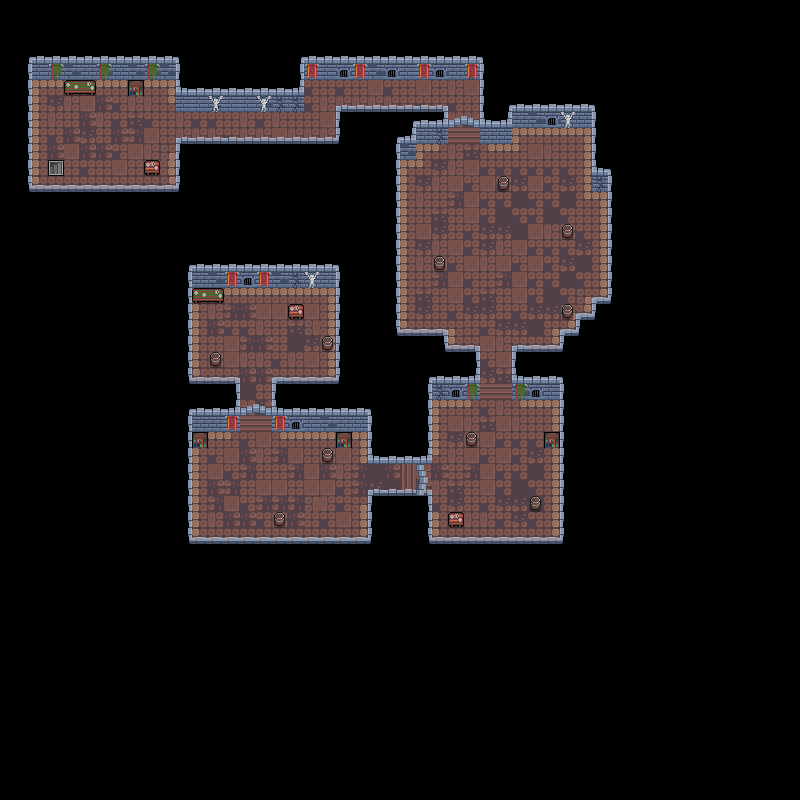

The image is a tile-based game level rendered from a .tmx file. Its description and source (layers, tilesets, objects; grid data summarised) follow:
An orthogonal 50x50 tile map with 16x16 px tiles, 3 tile layers (Ground, Walls, Decor).

<map version="1.10" tiledversion="1.10.1" orientation="orthogonal" renderorder="right-down" width="50" height="50" tilewidth="16" tileheight="16" infinite="0" nextlayerid="4" nextobjectid="1">
 <editorsettings>
  <export target="tileMap.json" format="json" />
 </editorsettings>
 <tileset firstgid="1" name="Tiles" tilewidth="16" tileheight="16" tilecount="72" columns="9">
  <image source="../v1.1 dungeon crawler 16X16 pixel pack/full tilemap.png" width="144" height="128" />
  <tile id="0">
   <properties>
    <property name="collides" type="bool" value="false" />
   </properties>
  </tile>
  <tile id="1">
   <properties>
    <property name="collides" type="bool" value="true" />
   </properties>
  </tile>
  <tile id="2">
   <properties>
    <property name="collides" type="bool" value="true" />
   </properties>
  </tile>
  <tile id="9">
   <properties>
    <property name="collides" type="bool" value="true" />
   </properties>
  </tile>
  <tile id="10">
   <properties>
    <property name="collides" type="bool" value="true" />
   </properties>
  </tile>
  <tile id="14">
   <properties>
    <property name="collides" type="bool" value="true" />
   </properties>
  </tile>
  <tile id="39">
   <properties>
    <property name="collides" type="bool" value="true" />
   </properties>
  </tile>
  <tile id="40">
   <properties>
    <property name="collides" type="bool" value="true" />
   </properties>
  </tile>
  <tile id="42">
   <properties>
    <property name="collides" type="bool" value="true" />
   </properties>
  </tile>
  <tile id="43">
   <properties>
    <property name="collides" type="bool" value="true" />
   </properties>
  </tile>
  <tile id="44">
   <properties>
    <property name="collides" type="bool" value="true" />
   </properties>
  </tile>
  <tile id="48">
   <properties>
    <property name="collides" type="bool" value="true" />
   </properties>
  </tile>
  <tile id="49">
   <properties>
    <property name="collides" type="bool" value="true" />
   </properties>
  </tile>
  <tile id="51">
   <properties>
    <property name="collides" type="bool" value="true" />
   </properties>
  </tile>
  <tile id="52">
   <properties>
    <property name="collides" type="bool" value="true" />
   </properties>
  </tile>
  <tile id="53">
   <properties>
    <property name="collides" type="bool" value="true" />
   </properties>
  </tile>
  <tile id="55">
   <properties>
    <property name="collides" type="bool" value="false" />
   </properties>
  </tile>
  <tile id="56">
   <properties>
    <property name="collides" type="bool" value="false" />
   </properties>
  </tile>
  <tile id="57">
   <properties>
    <property name="collides" type="bool" value="true" />
   </properties>
  </tile>
  <tile id="58">
   <properties>
    <property name="collides" type="bool" value="true" />
   </properties>
  </tile>
  <tile id="59">
   <properties>
    <property name="collides" type="bool" value="false" />
   </properties>
  </tile>
  <tile id="60">
   <properties>
    <property name="collides" type="bool" value="false" />
   </properties>
  </tile>
  <tile id="64">
   <properties>
    <property name="collides" type="bool" value="true" />
   </properties>
  </tile>
  <tile id="65">
   <properties>
    <property name="collides" type="bool" value="true" />
   </properties>
  </tile>
  <tile id="66">
   <properties>
    <property name="collides" type="bool" value="true" />
   </properties>
  </tile>
  <tile id="68">
   <properties>
    <property name="collides" type="bool" value="true" />
   </properties>
  </tile>
 </tileset>
 <layer id="1" name="Ground" width="50" height="50">
  <data>[2500 cells, 493 non-empty, 18 distinct tile ids]</data>
 </layer>
 <layer id="2" name="Walls" width="50" height="50">
  <data>[2500 cells, 2078 non-empty, 21 distinct tile ids]</data>
 </layer>
 <layer id="3" name="Decor" width="50" height="50">
  <data>[2500 cells, 56 non-empty, 12 distinct tile ids]</data>
 </layer>
</map>
